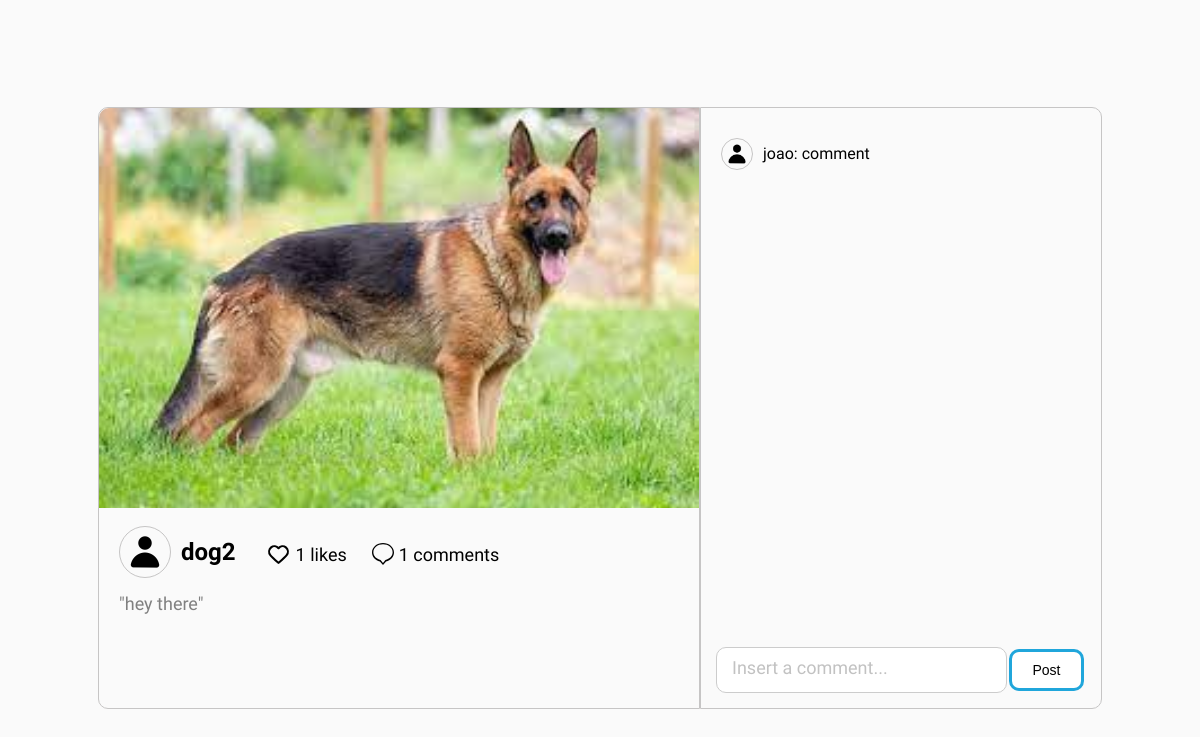
/post/3/, run on an earlier commit of the app's database.
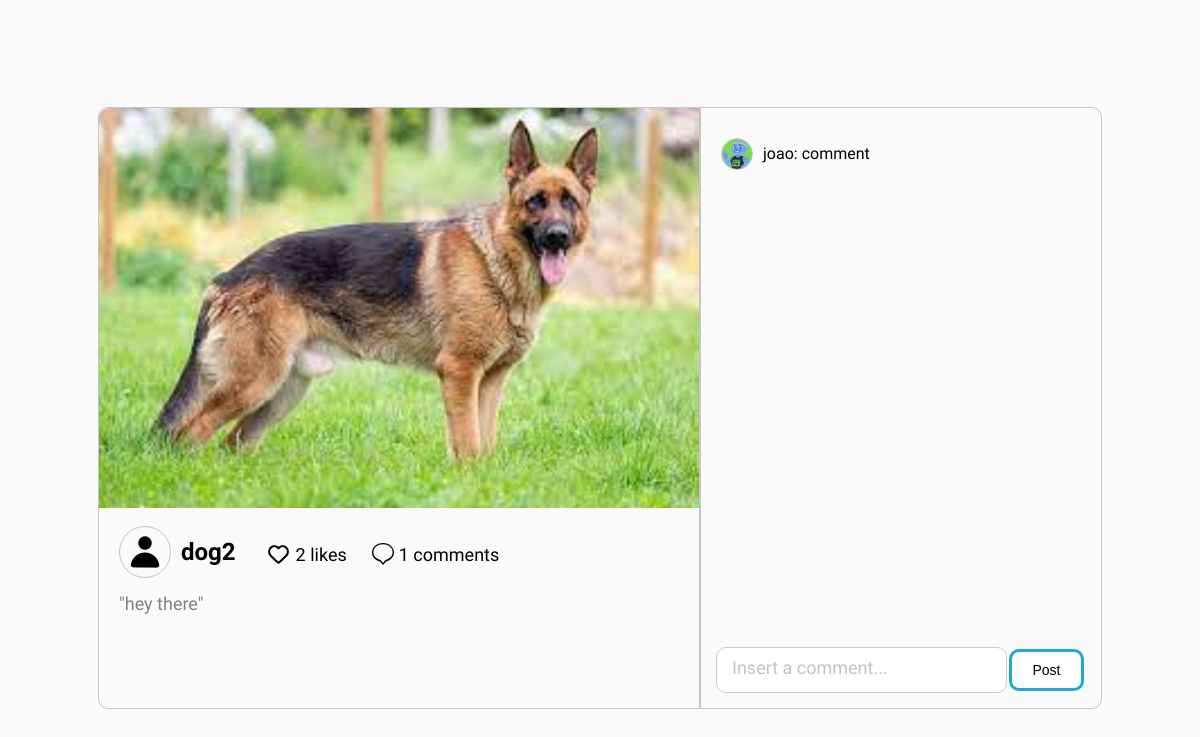
And on a later commit of the database.
### myapp/models.py (models this page shows, shortened)
class Post(models.Model):
    user_profile = models.ForeignKey(UserProfile, on_delete=models.CASCADE, null=True)
    user = models.ForeignKey(User, on_delete=models.CASCADE, null=True, blank=True)
    image = models.ImageField(null=True, upload_to='images/')
    description = models.CharField(max_length=500, null=True, blank=True)
    date = models.DateTimeField(auto_now_add=True)
    likes = models.IntegerField(default=0)
    comment = models.IntegerField(default=0)
    who_liked = models.ManyToManyField(User, related_name='liked_posts', blank=True)

class Comment(models.Model):
    user = models.ForeignKey(User, on_delete=models.CASCADE)
    user_profile = models.ForeignKey(UserProfile, on_delete=models.CASCADE, null=True)
    post = models.ForeignKey(Post, on_delete=models.CASCADE, related_name='comments')
    comment = models.CharField(max_length=100, null=True, blank=True)
    date = models.DateTimeField(auto_now_add=True)

class UserProfile(models.Model):
    user = models.OneToOneField(User, on_delete=models.CASCADE)
    profile_image = models.ImageField(upload_to='images/', default='images/defaultuser.png')
    bio = models.CharField(max_length=100, null=True, blank=True)

class User(AbstractUser):
    SPECIES_CHOICES = [
        ('dog', 'Dog'),
        ('cat', 'Cat'),
        ('bird', 'Bird'),
        ('fish', 'Fish'),
        ('rabbit', 'Rabbit'),
        ('hamster', 'Hamster'),
        ('turtle', 'Turtle'),
        ('horse', 'Horse'),
        ('snake', 'Snake'),
        ('lizard', 'Lizard'),
        ('pig', 'Pig'),
        ('monkey', 'Monkey'),
        ('other', 'Other'),
    ]
    profile_image = models.ImageField(null=True, blank=True, upload_to='images/')
    phone = models.CharField(max_length=20, null=True, blank=True)
    address = models.CharField(max_length=50, null=True, blank=True)
    amount_of_followers = models.IntegerField(default=0)
    amount_of_following = models.IntegerField(default=0)
    followers = models.ManyToManyField('self', blank=True, symmetrical=False)
    following = models.ManyToManyField('self', blank=True, symmetrical=False, related_name='following_user')
    species = models.CharField(max_length=10, choices=SPECIES_CHOICES, null=True, blank=True)

### myapp/views.py (the view)
# urls.py: path('post/<str:post_id>/', views.post_details, name='post_details'),
def post_details (request, post_id):
    post = Post.objects.get(id=post_id)
    comments = Comment.objects.filter(post=post)
    return render(request, 'post_details.html', {'post': post, 'comments': comments})

### myapp/templates/post_details.html (shortened to what this page needs)
{% extends "base.html" %}
{% block content %}
<!DOCTYPE html>
<html lang="en">
<head>
    {% load static %}
    <link rel="stylesheet" href="{% static 'postdetail.css' %}">
</head>
<body>
    <div class = "post_details">
        <div class = "test">
            <div class = "post_image_and_likes">
                <div class = img_container><img id = "post_image" src = "{{ post.image.url }}" alt=""></div>
                <div class = "post_info">
                    <div id = "user">
                        <img id = "main_image" src="{{ post.user_profile.profile_image.url }}" alt="">
                        <strong>{{ post.user.username }}</strong>
                        <div class = "like_post">
                            {% if post.id in liked_posts %}
                                <a href="{% url 'like_post' post.id %}">
                                    <img id = "heart" src="{% static 'img/test.png' %}" alt="">
                                </a>
                            {% else %}
                                <a href="{% url 'like_post' post.id %}">
                                    <img id = "heart" src="{% static 'img/heart_black.svg' %}" alt="">
                                </a>
                            {% endif %}
                            <p id = "amount_likes">{{ post.likes}} likes</p>
                        </div>
                        <div class = "like_post">
                                <img id = "comment" src="{% static 'img/comment_black.svg' %}" alt="">
                            <p id = "amount_likes"> {{ post.comment }} comments</p>
                        </div>
                    </div>
                    <p id = "post_desc">"{{post.description}}"</p>
                </div>
            </div>
            <div class = "post_comments">
                <div class = "all_comments">
                    {% for comment in comments %}
                    <div id = "user">
                        <img id = "profile_image" src="{{ comment.user_profile.profile_image.url }}" alt="">
                            <p id =  "comment_info">  {{ comment.user.username }}: {{ comment.comment }}  </p>
                    </div>
                    {% endfor %}
                </div>
                <div class = "insert_new_comment">
                    <form method="post" method="POST" enctype="multipart/form-data" id="post-form">
                            <input type="text" name="comment" placeholder="Insert a comment..." required value="{{ form.username.value|default:'' }}">
                        <br>
                        <button type="submit">Post</button>
                    </form>
                </div>
            </div>
        </div>
    </div>
</body>
</html>
{% endblock %}

What changed in the data, as far as the page shows it:
changed Post "hey there": likes "1" → "2"
changed through a linked row, Comment "comment": user_profile.profile_image: picture added in place of a placeholder
